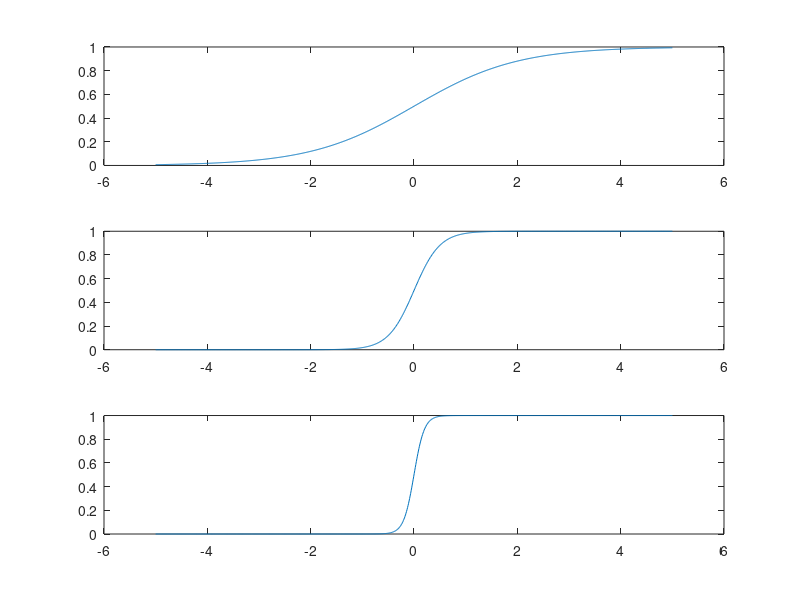
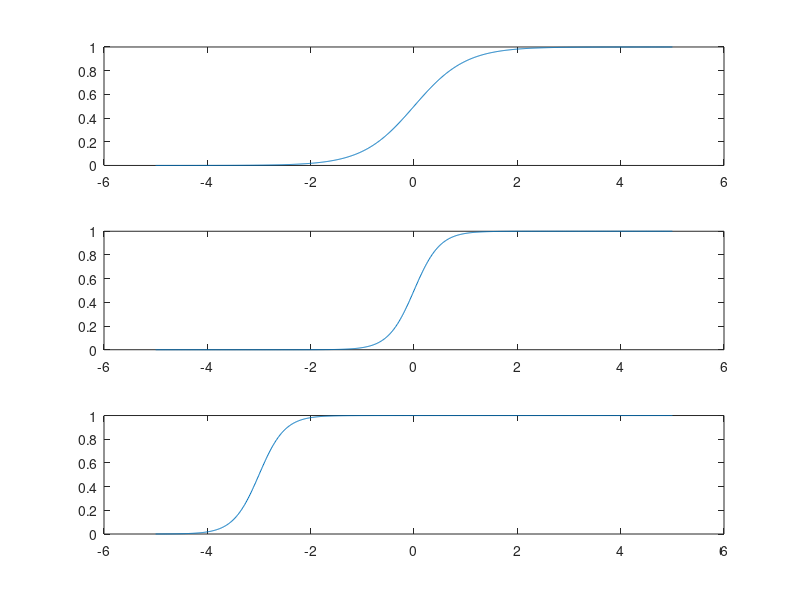

Source code (MATLAB) for these figures, in order:

x = linspace(-5, 5, 1000);

% logistic sigmoid activation function = e^wx / (1 + e^wx)
figure
w = 1; w0 = 0;
y_log = (1./(1 + exp(-(w*x + w0)))); 
subplot(311), plot(x, y_log)

w = 4; w0 = 0;
y_log = (1./(1 + exp(-(w*x + w0)))); 
subplot(312), plot(x, y_log)

w = 10; w0 = 0;
y_log = (1./(1 + exp(-(w*x + w0)))); 
subplot(313), plot(x, y_log)

figure,
w = 2; w0 = 0;
y_log = (1./(1 + exp(-(w*x + w0)))); 
subplot(311), plot(x, y_log)

w = 4; w0 = 0;
y_log = (1./(1 + exp(-(w*x + w0)))); 
subplot(312), plot(x, y_log)

w = 4; w0 = 12;
y_log = (1./(1 + exp(-(w*x + w0)))); 
subplot(313), plot(x, y_log)


% generalisation -> softmax, y_k(x) = e^(w_k*x) / sum(e^w_k*x)




